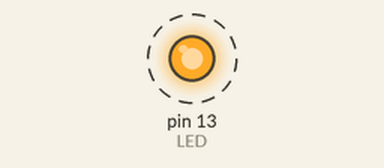
Simulated run of this sketch. Board: Arduino Uno, built with avr-gcc and run on an emulated ATmega328P. Parts: output pins drawn as LEDs (lit = HIGH). Dashed ring = blinking. What the sketch prints to the serial monitor is not drawn.

Above: at 0.5 s.
Timing chart, 0 to 4.6 s (numbered marks = the images above):
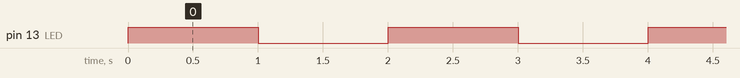

Measured:
- by itself, pin 13 (LED): alternates HIGH for 1.0 s and LOW for 1.0 s

The sketch:

MIDItest.ino
```cpp
#include <MIDI.h>
/*
  Basic I/O MIDI tutorial
  by Franky
  28/07/2009
*/

#define LED 13   		// LED pin on Arduino board

void setup() {
  pinMode(LED, OUTPUT);
  MIDI.begin(4);            	// Launch MIDI with default options
				// input channel is set to 4
  //Serial.begin(9600); // will change baud rate of MIDI traffic from 31250 to 115200
}

void loop() {
//  if (MIDI.read()) {
    digitalWrite(LED,HIGH);     // Blink the LED
    MIDI.sendNoteOn(72,127,1);  // Send a Note (pitch 42, velo 127 on channel 1)
    delay(1000);		// Wait for a second
    MIDI.sendNoteOff(72,0,1);   // Stop the note
    digitalWrite(LED,LOW);
    delay(1000);		// Wait for a second
  //}
}
```
